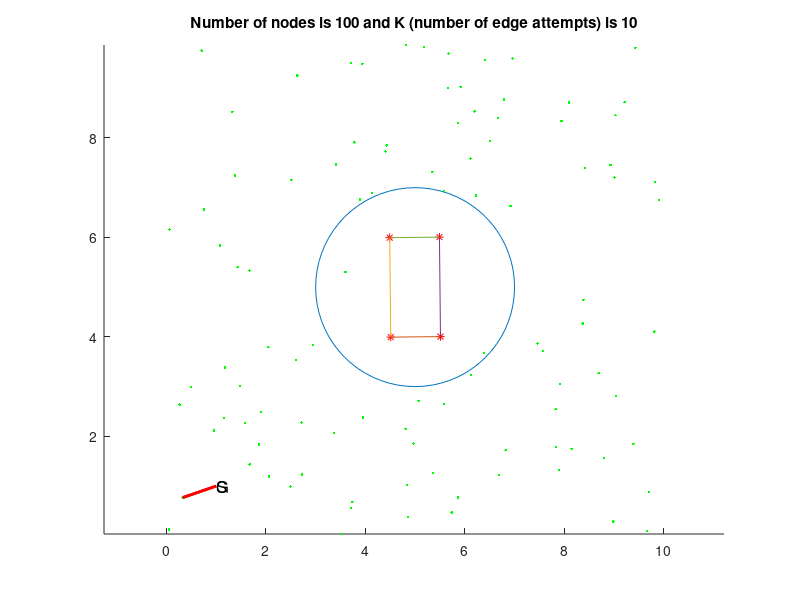

This figure's MATLAB source:
% Automatically generated by solvePlanningProblem using
% #nodes=100
% #edges per node10
% step size for collision check 0.1
% xMin=0
% xMax=10
% yMin=0
% yMax=10
% worldModel="problem1.txt"
% problem spec file "problem1.txt"

clf
hold on
plot(5 + 2*cos((0:5:360)/180*pi),5 + 2*sin((0:5:360)/180*pi))
plot(5.51003,4.00508,'*r')
plot(4.51008,3.99502,'*r')
plot(4.48997,5.99492,'*r')
plot(5.48992,6.00498,'*r')
plot([5.51003 4.51008],[4.00508,3.99502])
plot([4.48997 4.51008],[5.99492,3.99502])
plot([5.51003 5.48992],[4.00508,6.00498])
plot([4.48997 5.48992],[5.99492,6.00498])
plot(9.21156,8.71973,'.g')
plot(2.49545,0.990529,'.g')
plot(7.82725,2.54398,'.g')
plot(6.66796,8.40639,'.g')
plot(6.19614,8.53574,'.g')
plot(0.266117,2.63628,'.g')
plot(7.94302,8.33951,'.g')
plot(2.0635,1.18897,'.g')
plot(3.89223,6.76005,'.g')
plot(6.12859,3.23495,'.g')
plot(9.81104,4.10545,'.g')
plot(0.329075,0.768603,'.g')
plot(7.91474,3.05717,'.g')
plot(1.85767,1.83295,'.g')
plot(6.40802,9.56733,'.g')
plot(5.57726,6.93349,'.g')
plot(1.17769,3.38796,'.g')
plot(1.47873,3.01133,'.g')
plot(1.37783,7.24185,'.g')
plot(3.71575,0.557412,'.g')
plot(8.41539,7.40113,'.g')
plot(0.710404,9.75461,'.g')
plot(5.66603,9.00379,'.g')
plot(6.68181,1.22608,'.g')
plot(6.78698,8.77699,'.g')
plot(4.84209,1.01921,'.g')
plot(9.90342,6.75756,'.g')
plot(0.0586756,6.16048,'.g')
plot(1.07549,5.83503,'.g')
plot(9.42939,9.80941,'.g')
plot(6.81928,1.72298,'.g')
plot(8.14909,1.7488,'.g')
plot(2.04997,3.79209,'.g')
plot(3.6012,5.30454,'.g')
plot(3.40617,7.46825,'.g')
plot(8.79881,1.56102,'.g')
plot(6.11219,7.58866,'.g')
plot(2.60508,3.53668,'.g')
plot(0.952705,2.1135,'.g')
plot(1.58043,2.26517,'.g')
plot(0.756623,6.5601,'.g')
plot(5.6744,9.69772,'.g')
plot(9.66086,0.0987047,'.g')
plot(8.93006,7.4549,'.g')
plot(4.42838,7.85088,'.g')
plot(9.82074,7.10861,'.g')
plot(4.40398,7.72425,'.g')
plot(1.43187,5.40067,'.g')
plot(8.98377,0.284035,'.g')
plot(3.77806,7.90915,'.g')
plot(9.03007,8.45563,'.g')
plot(3.70735,9.51207,'.g')
plot(9.38965,1.84954,'.g')
plot(5.1764,9.82774,'.g')
plot(4.81227,9.86885,'.g')
plot(5.73871,0.466413,'.g')
plot(9.00798,7.20186,'.g')
plot(1.67379,1.43499,'.g')
plot(7.89619,1.3285,'.g')
plot(8.09476,8.71094,'.g')
plot(4.80943,2.15155,'.g')
plot(1.15978,2.37304,'.g')
plot(3.74015,0.683031,'.g')
plot(9.70434,0.880378,'.g')
plot(6.50609,7.93508,'.g')
plot(4.85514,0.379508,'.g')
plot(8.3831,4.74596,'.g')
plot(5.34761,7.31879,'.g')
plot(6.95839,9.59981,'.g')
plot(3.93999,9.49188,'.g')
plot(0.0523665,0.123668,'.g')
plot(6.37911,3.6762,'.g')
plot(5.85996,8.29949,'.g')
plot(1.89757,2.49159,'.g')
plot(6.22638,6.84583,'.g')
plot(7.83018,1.78828,'.g')
plot(5.58474,2.65417,'.g')
plot(8.69122,3.27027,'.g')
plot(3.36241,2.06596,'.g')
plot(2.62803,9.25467,'.g')
plot(2.7287,1.22836,'.g')
plot(5.06888,2.71391,'.g')
plot(2.71508,2.2745,'.g')
plot(7.5685,3.72157,'.g')
plot(8.37177,4.26849,'.g')
plot(0.498185,2.99169,'.g')
plot(1.32615,8.52472,'.g')
plot(4.96947,1.85647,'.g')
plot(1.67105,5.33509,'.g')
plot(6.91656,6.63101,'.g')
plot(7.46319,3.8694,'.g')
plot(2.94543,3.83733,'.g')
plot(3.95207,2.37485,'.g')
plot(4.1344,6.89093,'.g')
plot(5.86546,0.773212,'.g')
plot(5.36629,1.26233,'.g')
plot(5.91533,9.028,'.g')
plot(3.52591,0.0358488,'.g')
plot(2.51069,7.15887,'.g')
plot(9.04759,2.81109,'.g')
if 0
  plot([7.82725,2.49545] ,[2.54398, 0.990529], 'k')
  plot([6.66796,9.21156] ,[8.40639, 8.71973], 'k')
  plot([6.19614,6.66796] ,[8.53574, 8.40639], 'k')
  plot([6.19614,9.21156] ,[8.53574, 8.71973], 'k')
  plot([0.266117,2.49545] ,[2.63628, 0.990529], 'k')
  plot([0.266117,7.82725] ,[2.63628, 2.54398], 'k')
  plot([7.94302,6.66796] ,[8.33951, 8.40639], 'k')
  plot([7.94302,9.21156] ,[8.33951, 8.71973], 'k')
  plot([7.94302,6.19614] ,[8.33951, 8.53574], 'k')
  plot([2.0635,2.49545] ,[1.18897, 0.990529], 'k')
  plot([2.0635,0.266117] ,[1.18897, 2.63628], 'k')
  plot([2.0635,7.82725] ,[1.18897, 2.54398], 'k')
  plot([3.89223,6.19614] ,[6.76005, 8.53574], 'k')
  plot([3.89223,6.66796] ,[6.76005, 8.40639], 'k')
  plot([3.89223,7.94302] ,[6.76005, 8.33951], 'k')
  plot([3.89223,9.21156] ,[6.76005, 8.71973], 'k')
  plot([6.12859,7.82725] ,[3.23495, 2.54398], 'k')
  plot([6.12859,2.49545] ,[3.23495, 0.990529], 'k')
  plot([6.12859,2.0635] ,[3.23495, 1.18897], 'k')
  plot([6.12859,0.266117] ,[3.23495, 2.63628], 'k')
  plot([9.81104,7.82725] ,[4.10545, 2.54398], 'k')
  plot([9.81104,6.12859] ,[4.10545, 3.23495], 'k')
  plot([9.81104,2.49545] ,[4.10545, 0.990529], 'k')
  plot([9.81104,2.0635] ,[4.10545, 1.18897], 'k')
  plot([9.81104,0.266117] ,[4.10545, 2.63628], 'k')
  plot([0.329075,2.0635] ,[0.768603, 1.18897], 'k')
  plot([0.329075,0.266117] ,[0.768603, 2.63628], 'k')
  plot([0.329075,2.49545] ,[0.768603, 0.990529], 'k')
  plot([0.329075,6.12859] ,[0.768603, 3.23495], 'k')
  plot([0.329075,7.82725] ,[0.768603, 2.54398], 'k')
  plot([0.329075,9.81104] ,[0.768603, 4.10545], 'k')
  plot([7.91474,7.82725] ,[3.05717, 2.54398], 'k')
  plot([7.91474,6.12859] ,[3.05717, 3.23495], 'k')
  plot([7.91474,9.81104] ,[3.05717, 4.10545], 'k')
  plot([7.91474,2.49545] ,[3.05717, 0.990529], 'k')
  plot([7.91474,2.0635] ,[3.05717, 1.18897], 'k')
  plot([1.85767,2.0635] ,[1.83295, 1.18897], 'k')
  plot([1.85767,2.49545] ,[1.83295, 0.990529], 'k')
  plot([1.85767,0.266117] ,[1.83295, 2.63628], 'k')
  plot([1.85767,0.329075] ,[1.83295, 0.768603], 'k')
  plot([1.85767,6.12859] ,[1.83295, 3.23495], 'k')
  plot([1.85767,7.82725] ,[1.83295, 2.54398], 'k')
  plot([1.85767,7.91474] ,[1.83295, 3.05717], 'k')
  plot([6.40802,6.19614] ,[9.56733, 8.53574], 'k')
  plot([6.40802,6.66796] ,[9.56733, 8.40639], 'k')
  plot([6.40802,7.94302] ,[9.56733, 8.33951], 'k')
  plot([6.40802,9.21156] ,[9.56733, 8.71973], 'k')
  plot([6.40802,3.89223] ,[9.56733, 6.76005], 'k')
  plot([5.57726,3.89223] ,[6.93349, 6.76005], 'k')
  plot([5.57726,6.19614] ,[6.93349, 8.53574], 'k')
  plot([5.57726,6.66796] ,[6.93349, 8.40639], 'k')
  plot([5.57726,7.94302] ,[6.93349, 8.33951], 'k')
  plot([5.57726,6.40802] ,[6.93349, 9.56733], 'k')
  plot([5.57726,9.21156] ,[6.93349, 8.71973], 'k')
  plot([1.17769,0.266117] ,[3.38796, 2.63628], 'k')
  plot([1.17769,1.85767] ,[3.38796, 1.83295], 'k')
  plot([1.17769,2.0635] ,[3.38796, 1.18897], 'k')
  plot([1.17769,2.49545] ,[3.38796, 0.990529], 'k')
  plot([1.17769,0.329075] ,[3.38796, 0.768603], 'k')
  plot([1.17769,6.12859] ,[3.38796, 3.23495], 'k')
  plot([1.17769,7.82725] ,[3.38796, 2.54398], 'k')
  plot([1.17769,7.91474] ,[3.38796, 3.05717], 'k')
  plot([1.47873,1.17769] ,[3.01133, 3.38796], 'k')
  plot([1.47873,1.85767] ,[3.01133, 1.83295], 'k')
  plot([1.47873,0.266117] ,[3.01133, 2.63628], 'k')
  plot([1.47873,2.0635] ,[3.01133, 1.18897], 'k')
  plot([1.47873,2.49545] ,[3.01133, 0.990529], 'k')
  plot([1.47873,0.329075] ,[3.01133, 0.768603], 'k')
  plot([1.47873,6.12859] ,[3.01133, 3.23495], 'k')
  plot([1.47873,7.82725] ,[3.01133, 2.54398], 'k')
  plot([1.37783,3.89223] ,[7.24185, 6.76005], 'k')
  plot([1.37783,5.57726] ,[7.24185, 6.93349], 'k')
  plot([1.37783,6.19614] ,[7.24185, 8.53574], 'k')
  plot([1.37783,6.66796] ,[7.24185, 8.40639], 'k')
  plot([1.37783,6.40802] ,[7.24185, 9.56733], 'k')
  plot([3.71575,2.49545] ,[0.557412, 0.990529], 'k')
  plot([3.71575,2.0635] ,[0.557412, 1.18897], 'k')
  plot([3.71575,1.85767] ,[0.557412, 1.83295], 'k')
  plot([3.71575,1.47873] ,[0.557412, 3.01133], 'k')
  plot([3.71575,0.329075] ,[0.557412, 0.768603], 'k')
  plot([3.71575,6.12859] ,[0.557412, 3.23495], 'k')
  plot([3.71575,1.17769] ,[0.557412, 3.38796], 'k')
  plot([3.71575,0.266117] ,[0.557412, 2.63628], 'k')
  plot([3.71575,7.82725] ,[0.557412, 2.54398], 'k')
  plot([3.71575,7.91474] ,[0.557412, 3.05717], 'k')
  plot([8.41539,7.94302] ,[7.40113, 8.33951], 'k')
  plot([8.41539,9.21156] ,[7.40113, 8.71973], 'k')
  plot([8.41539,6.66796] ,[7.40113, 8.40639], 'k')
  plot([8.41539,6.19614] ,[7.40113, 8.53574], 'k')
  plot([8.41539,5.57726] ,[7.40113, 6.93349], 'k')
  plot([8.41539,6.40802] ,[7.40113, 9.56733], 'k')
  plot([8.41539,3.89223] ,[7.40113, 6.76005], 'k')
  plot([0.710404,1.37783] ,[9.75461, 7.24185], 'k')
  plot([0.710404,3.89223] ,[9.75461, 6.76005], 'k')
  plot([0.710404,6.19614] ,[9.75461, 8.53574], 'k')
  plot([0.710404,5.57726] ,[9.75461, 6.93349], 'k')
  plot([0.710404,6.40802] ,[9.75461, 9.56733], 'k')
  plot([0.710404,6.66796] ,[9.75461, 8.40639], 'k')
  plot([0.710404,7.94302] ,[9.75461, 8.33951], 'k')
  plot([5.66603,6.19614] ,[9.00379, 8.53574], 'k')
  plot([5.66603,6.40802] ,[9.00379, 9.56733], 'k')
  plot([5.66603,6.66796] ,[9.00379, 8.40639], 'k')
  plot([5.66603,5.57726] ,[9.00379, 6.93349], 'k')
  plot([5.66603,7.94302] ,[9.00379, 8.33951], 'k')
  plot([5.66603,3.89223] ,[9.00379, 6.76005], 'k')
  plot([5.66603,8.41539] ,[9.00379, 7.40113], 'k')
  plot([5.66603,9.21156] ,[9.00379, 8.71973], 'k')
  plot([5.66603,1.37783] ,[9.00379, 7.24185], 'k')
  plot([5.66603,0.710404] ,[9.00379, 9.75461], 'k')
  plot([6.68181,7.82725] ,[1.22608, 2.54398], 'k')
  plot([6.68181,6.12859] ,[1.22608, 3.23495], 'k')
  plot([6.68181,7.91474] ,[1.22608, 3.05717], 'k')
  plot([6.68181,3.71575] ,[1.22608, 0.557412], 'k')
  plot([6.68181,2.49545] ,[1.22608, 0.990529], 'k')
  plot([6.68181,9.81104] ,[1.22608, 4.10545], 'k')
  plot([6.68181,2.0635] ,[1.22608, 1.18897], 'k')
  plot([6.68181,1.85767] ,[1.22608, 1.83295], 'k')
  plot([6.68181,1.47873] ,[1.22608, 3.01133], 'k')
  plot([6.78698,6.66796] ,[8.77699, 8.40639], 'k')
  plot([6.78698,6.19614] ,[8.77699, 8.53574], 'k')
  plot([6.78698,6.40802] ,[8.77699, 9.56733], 'k')
  plot([6.78698,5.66603] ,[8.77699, 9.00379], 'k')
  plot([6.78698,7.94302] ,[8.77699, 8.33951], 'k')
  plot([6.78698,8.41539] ,[8.77699, 7.40113], 'k')
  plot([6.78698,5.57726] ,[8.77699, 6.93349], 'k')
  plot([6.78698,9.21156] ,[8.77699, 8.71973], 'k')
  plot([6.78698,3.89223] ,[8.77699, 6.76005], 'k')
  plot([4.84209,3.71575] ,[1.01921, 0.557412], 'k')
  plot([4.84209,6.68181] ,[1.01921, 1.22608], 'k')
  plot([4.84209,2.49545] ,[1.01921, 0.990529], 'k')
  plot([4.84209,6.12859] ,[1.01921, 3.23495], 'k')
  plot([4.84209,2.0635] ,[1.01921, 1.18897], 'k')
  plot([4.84209,1.85767] ,[1.01921, 1.83295], 'k')
  plot([4.84209,7.82725] ,[1.01921, 2.54398], 'k')
  plot([4.84209,7.91474] ,[1.01921, 3.05717], 'k')
  plot([4.84209,1.47873] ,[1.01921, 3.01133], 'k')
  plot([4.84209,1.17769] ,[1.01921, 3.38796], 'k')
  plot([9.90342,8.41539] ,[6.75756, 7.40113], 'k')
  plot([9.90342,9.21156] ,[6.75756, 8.71973], 'k')
  plot([9.90342,7.94302] ,[6.75756, 8.33951], 'k')
  plot([9.90342,6.66796] ,[6.75756, 8.40639], 'k')
  plot([9.90342,6.78698] ,[6.75756, 8.77699], 'k')
  plot([9.90342,6.19614] ,[6.75756, 8.53574], 'k')
  plot([9.90342,5.57726] ,[6.75756, 6.93349], 'k')
  plot([9.90342,6.40802] ,[6.75756, 9.56733], 'k')
  plot([0.0586756,1.37783] ,[6.16048, 7.24185], 'k')
  plot([0.0586756,0.710404] ,[6.16048, 9.75461], 'k')
  plot([0.0586756,3.89223] ,[6.16048, 6.76005], 'k')
  plot([0.0586756,5.57726] ,[6.16048, 6.93349], 'k')
  plot([1.07549,0.0586756] ,[5.83503, 6.16048], 'k')
  plot([1.07549,1.37783] ,[5.83503, 7.24185], 'k')
  plot([1.07549,3.89223] ,[5.83503, 6.76005], 'k')
  plot([1.07549,0.710404] ,[5.83503, 9.75461], 'k')
  plot([1.07549,5.57726] ,[5.83503, 6.93349], 'k')
  plot([9.42939,9.21156] ,[9.80941, 8.71973], 'k')
  plot([9.42939,7.94302] ,[9.80941, 8.33951], 'k')
  plot([9.42939,8.41539] ,[9.80941, 7.40113], 'k')
  plot([9.42939,6.78698] ,[9.80941, 8.77699], 'k')
  plot([9.42939,6.40802] ,[9.80941, 9.56733], 'k')
  plot([9.42939,9.90342] ,[9.80941, 6.75756], 'k')
  plot([9.42939,6.66796] ,[9.80941, 8.40639], 'k')
  plot([9.42939,6.19614] ,[9.80941, 8.53574], 'k')
  plot([9.42939,5.66603] ,[9.80941, 9.00379], 'k')
  plot([9.42939,5.57726] ,[9.80941, 6.93349], 'k')
  plot([6.81928,6.68181] ,[1.72298, 1.22608], 'k')
  plot([6.81928,7.82725] ,[1.72298, 2.54398], 'k')
  plot([6.81928,6.12859] ,[1.72298, 3.23495], 'k')
  plot([6.81928,7.91474] ,[1.72298, 3.05717], 'k')
  plot([6.81928,4.84209] ,[1.72298, 1.01921], 'k')
  plot([6.81928,3.71575] ,[1.72298, 0.557412], 'k')
  plot([6.81928,9.81104] ,[1.72298, 4.10545], 'k')
  plot([6.81928,2.49545] ,[1.72298, 0.990529], 'k')
  plot([6.81928,2.0635] ,[1.72298, 1.18897], 'k')
  plot([6.81928,1.85767] ,[1.72298, 1.83295], 'k')
  plot([8.14909,7.82725] ,[1.7488, 2.54398], 'k')
  plot([8.14909,7.91474] ,[1.7488, 3.05717], 'k')
  plot([8.14909,6.81928] ,[1.7488, 1.72298], 'k')
  plot([8.14909,6.68181] ,[1.7488, 1.22608], 'k')
  plot([8.14909,6.12859] ,[1.7488, 3.23495], 'k')
  plot([8.14909,9.81104] ,[1.7488, 4.10545], 'k')
  plot([8.14909,4.84209] ,[1.7488, 1.01921], 'k')
  plot([8.14909,3.71575] ,[1.7488, 0.557412], 'k')
  plot([2.04997,1.17769] ,[3.79209, 3.38796], 'k')
  plot([2.04997,1.47873] ,[3.79209, 3.01133], 'k')
  plot([2.04997,1.85767] ,[3.79209, 1.83295], 'k')
  plot([2.04997,0.266117] ,[3.79209, 2.63628], 'k')
  plot([2.04997,2.0635] ,[3.79209, 1.18897], 'k')
  plot([2.04997,2.49545] ,[3.79209, 0.990529], 'k')
  plot([2.04997,0.329075] ,[3.79209, 0.768603], 'k')
  plot([3.6012,3.89223] ,[5.30454, 6.76005], 'k')
  plot([3.6012,1.07549] ,[5.30454, 5.83503], 'k')
  plot([3.6012,1.37783] ,[5.30454, 7.24185], 'k')
  plot([3.6012,0.0586756] ,[5.30454, 6.16048], 'k')
  plot([3.40617,3.89223] ,[7.46825, 6.76005], 'k')
  plot([3.40617,1.37783] ,[7.46825, 7.24185], 'k')
  plot([3.40617,3.6012] ,[7.46825, 5.30454], 'k')
  plot([3.40617,5.57726] ,[7.46825, 6.93349], 'k')
  plot([3.40617,5.66603] ,[7.46825, 9.00379], 'k')
  plot([3.40617,1.07549] ,[7.46825, 5.83503], 'k')
  plot([3.40617,6.19614] ,[7.46825, 8.53574], 'k')
  plot([3.40617,6.66796] ,[7.46825, 8.40639], 'k')
  plot([3.40617,0.710404] ,[7.46825, 9.75461], 'k')
  plot([3.40617,0.0586756] ,[7.46825, 6.16048], 'k')
  plot([8.79881,8.14909] ,[1.56102, 1.7488], 'k')
  plot([8.79881,7.82725] ,[1.56102, 2.54398], 'k')
  plot([8.79881,7.91474] ,[1.56102, 3.05717], 'k')
  plot([8.79881,6.81928] ,[1.56102, 1.72298], 'k')
  plot([8.79881,6.68181] ,[1.56102, 1.22608], 'k')
  plot([8.79881,9.81104] ,[1.56102, 4.10545], 'k')
  plot([8.79881,6.12859] ,[1.56102, 3.23495], 'k')
  plot([8.79881,4.84209] ,[1.56102, 1.01921], 'k')
  plot([8.79881,3.71575] ,[1.56102, 0.557412], 'k')
  plot([6.11219,5.57726] ,[7.58866, 6.93349], 'k')
  plot([6.11219,6.19614] ,[7.58866, 8.53574], 'k')
  plot([6.11219,6.66796] ,[7.58866, 8.40639], 'k')
  plot([6.11219,6.78698] ,[7.58866, 8.77699], 'k')
  plot([6.11219,5.66603] ,[7.58866, 9.00379], 'k')
  plot([6.11219,7.94302] ,[7.58866, 8.33951], 'k')
  plot([6.11219,6.40802] ,[7.58866, 9.56733], 'k')
  plot([6.11219,8.41539] ,[7.58866, 7.40113], 'k')
  plot([6.11219,3.89223] ,[7.58866, 6.76005], 'k')
  plot([6.11219,3.40617] ,[7.58866, 7.46825], 'k')
  plot([2.60508,2.04997] ,[3.53668, 3.79209], 'k')
  plot([2.60508,1.47873] ,[3.53668, 3.01133], 'k')
  plot([2.60508,1.17769] ,[3.53668, 3.38796], 'k')
  plot([2.60508,1.85767] ,[3.53668, 1.83295], 'k')
  plot([2.60508,2.0635] ,[3.53668, 1.18897], 'k')
  plot([2.60508,0.266117] ,[3.53668, 2.63628], 'k')
  plot([2.60508,2.49545] ,[3.53668, 0.990529], 'k')
  plot([2.60508,3.71575] ,[3.53668, 0.557412], 'k')
  plot([0.952705,0.266117] ,[2.1135, 2.63628], 'k')
  plot([0.952705,1.85767] ,[2.1135, 1.83295], 'k')
  plot([0.952705,1.47873] ,[2.1135, 3.01133], 'k')
  plot([0.952705,1.17769] ,[2.1135, 3.38796], 'k')
  plot([0.952705,2.0635] ,[2.1135, 1.18897], 'k')
  plot([0.952705,0.329075] ,[2.1135, 0.768603], 'k')
  plot([0.952705,2.49545] ,[2.1135, 0.990529], 'k')
  plot([0.952705,2.04997] ,[2.1135, 3.79209], 'k')
  plot([0.952705,2.60508] ,[2.1135, 3.53668], 'k')
  plot([0.952705,3.71575] ,[2.1135, 0.557412], 'k')
  plot([1.58043,1.85767] ,[2.26517, 1.83295], 'k')
  plot([1.58043,0.952705] ,[2.26517, 2.1135], 'k')
  plot([1.58043,1.47873] ,[2.26517, 3.01133], 'k')
  plot([1.58043,2.0635] ,[2.26517, 1.18897], 'k')
  plot([1.58043,1.17769] ,[2.26517, 3.38796], 'k')
  plot([1.58043,0.266117] ,[2.26517, 2.63628], 'k')
  plot([1.58043,2.49545] ,[2.26517, 0.990529], 'k')
  plot([1.58043,2.04997] ,[2.26517, 3.79209], 'k')
  plot([1.58043,2.60508] ,[2.26517, 3.53668], 'k')
  plot([1.58043,0.329075] ,[2.26517, 0.768603], 'k')
  plot([0.756623,1.07549] ,[6.5601, 5.83503], 'k')
  plot([0.756623,0.0586756] ,[6.5601, 6.16048], 'k')
  plot([0.756623,1.37783] ,[6.5601, 7.24185], 'k')
  plot([0.756623,3.40617] ,[6.5601, 7.46825], 'k')
  plot([0.756623,3.6012] ,[6.5601, 5.30454], 'k')
  plot([0.756623,3.89223] ,[6.5601, 6.76005], 'k')
  plot([0.756623,0.710404] ,[6.5601, 9.75461], 'k')
  plot([5.6744,5.66603] ,[9.69772, 9.00379], 'k')
  plot([5.6744,6.40802] ,[9.69772, 9.56733], 'k')
  plot([5.6744,6.19614] ,[9.69772, 8.53574], 'k')
  plot([5.6744,6.78698] ,[9.69772, 8.77699], 'k')
  plot([5.6744,6.66796] ,[9.69772, 8.40639], 'k')
  plot([5.6744,6.11219] ,[9.69772, 7.58866], 'k')
  plot([5.6744,7.94302] ,[9.69772, 8.33951], 'k')
  plot([5.6744,5.57726] ,[9.69772, 6.93349], 'k')
  plot([5.6744,3.40617] ,[9.69772, 7.46825], 'k')
  plot([5.6744,3.89223] ,[9.69772, 6.76005], 'k')
  plot([9.66086,8.79881] ,[0.0987047, 1.56102], 'k')
  plot([9.66086,8.14909] ,[0.0987047, 1.7488], 'k')
  plot([9.66086,7.82725] ,[0.0987047, 2.54398], 'k')
  plot([9.66086,6.68181] ,[0.0987047, 1.22608], 'k')
  plot([9.66086,6.81928] ,[0.0987047, 1.72298], 'k')
  plot([9.66086,7.91474] ,[0.0987047, 3.05717], 'k')
  plot([9.66086,9.81104] ,[0.0987047, 4.10545], 'k')
  plot([9.66086,6.12859] ,[0.0987047, 3.23495], 'k')
  plot([9.66086,4.84209] ,[0.0987047, 1.01921], 'k')
  plot([9.66086,3.71575] ,[0.0987047, 0.557412], 'k')
  plot([8.93006,8.41539] ,[7.4549, 7.40113], 'k')
  plot([8.93006,9.90342] ,[7.4549, 6.75756], 'k')
  plot([8.93006,9.21156] ,[7.4549, 8.71973], 'k')
  plot([8.93006,7.94302] ,[7.4549, 8.33951], 'k')
  plot([8.93006,9.42939] ,[7.4549, 9.80941], 'k')
  plot([8.93006,6.66796] ,[7.4549, 8.40639], 'k')
  plot([8.93006,6.78698] ,[7.4549, 8.77699], 'k')
  plot([8.93006,6.11219] ,[7.4549, 7.58866], 'k')
  plot([8.93006,6.19614] ,[7.4549, 8.53574], 'k')
  plot([8.93006,6.40802] ,[7.4549, 9.56733], 'k')
  plot([4.42838,3.40617] ,[7.85088, 7.46825], 'k')
  plot([4.42838,3.89223] ,[7.85088, 6.76005], 'k')
  plot([4.42838,5.57726] ,[7.85088, 6.93349], 'k')
  plot([4.42838,5.66603] ,[7.85088, 9.00379], 'k')
  plot([4.42838,6.11219] ,[7.85088, 7.58866], 'k')
  plot([4.42838,6.19614] ,[7.85088, 8.53574], 'k')
  plot([4.42838,5.6744] ,[7.85088, 9.69772], 'k')
  plot([4.42838,6.66796] ,[7.85088, 8.40639], 'k')
  plot([4.42838,6.78698] ,[7.85088, 8.77699], 'k')
  plot([4.42838,6.40802] ,[7.85088, 9.56733], 'k')
  plot([9.82074,9.90342] ,[7.10861, 6.75756], 'k')
  plot([9.82074,8.93006] ,[7.10861, 7.4549], 'k')
  plot([9.82074,8.41539] ,[7.10861, 7.40113], 'k')
  plot([9.82074,9.21156] ,[7.10861, 8.71973], 'k')
  plot([9.82074,7.94302] ,[7.10861, 8.33951], 'k')
  plot([9.82074,9.42939] ,[7.10861, 9.80941], 'k')
  plot([9.82074,6.66796] ,[7.10861, 8.40639], 'k')
  plot([9.82074,6.78698] ,[7.10861, 8.77699], 'k')
  plot([9.82074,6.11219] ,[7.10861, 7.58866], 'k')
  plot([4.40398,4.42838] ,[7.72425, 7.85088], 'k')
  plot([4.40398,3.40617] ,[7.72425, 7.46825], 'k')
  plot([4.40398,3.89223] ,[7.72425, 6.76005], 'k')
  plot([4.40398,5.57726] ,[7.72425, 6.93349], 'k')
  plot([4.40398,6.11219] ,[7.72425, 7.58866], 'k')
  plot([4.40398,5.66603] ,[7.72425, 9.00379], 'k')
  plot([4.40398,6.19614] ,[7.72425, 8.53574], 'k')
  plot([4.40398,5.6744] ,[7.72425, 9.69772], 'k')
  plot([4.40398,6.66796] ,[7.72425, 8.40639], 'k')
  plot([4.40398,3.6012] ,[7.72425, 5.30454], 'k')
  plot([1.43187,1.07549] ,[5.40067, 5.83503], 'k')
  plot([1.43187,0.756623] ,[5.40067, 6.5601], 'k')
  plot([1.43187,0.0586756] ,[5.40067, 6.16048], 'k')
  plot([1.43187,1.37783] ,[5.40067, 7.24185], 'k')
  plot([1.43187,3.6012] ,[5.40067, 5.30454], 'k')
  plot([1.43187,3.89223] ,[5.40067, 6.76005], 'k')
  plot([8.98377,9.66086] ,[0.284035, 0.0987047], 'k')
  plot([8.98377,8.79881] ,[0.284035, 1.56102], 'k')
  plot([8.98377,8.14909] ,[0.284035, 1.7488], 'k')
  plot([8.98377,6.68181] ,[0.284035, 1.22608], 'k')
  plot([8.98377,7.82725] ,[0.284035, 2.54398], 'k')
  plot([8.98377,6.81928] ,[0.284035, 1.72298], 'k')
  plot([8.98377,7.91474] ,[0.284035, 3.05717], 'k')
  plot([8.98377,9.81104] ,[0.284035, 4.10545], 'k')
  plot([8.98377,6.12859] ,[0.284035, 3.23495], 'k')
  plot([8.98377,4.84209] ,[0.284035, 1.01921], 'k')
  plot([3.77806,3.40617] ,[7.90915, 7.46825], 'k')
  plot([3.77806,4.40398] ,[7.90915, 7.72425], 'k')
  plot([3.77806,4.42838] ,[7.90915, 7.85088], 'k')
  plot([3.77806,3.89223] ,[7.90915, 6.76005], 'k')
  plot([3.77806,5.57726] ,[7.90915, 6.93349], 'k')
  plot([3.77806,5.66603] ,[7.90915, 9.00379], 'k')
  plot([3.77806,6.11219] ,[7.90915, 7.58866], 'k')
  plot([3.77806,1.37783] ,[7.90915, 7.24185], 'k')
  plot([3.77806,6.19614] ,[7.90915, 8.53574], 'k')
  plot([3.77806,5.6744] ,[7.90915, 9.69772], 'k')
  plot([9.03007,9.21156] ,[8.45563, 8.71973], 'k')
  plot([9.03007,8.93006] ,[8.45563, 7.4549], 'k')
  plot([9.03007,7.94302] ,[8.45563, 8.33951], 'k')
  plot([9.03007,8.41539] ,[8.45563, 7.40113], 'k')
  plot([9.03007,9.42939] ,[8.45563, 9.80941], 'k')
  plot([9.03007,9.82074] ,[8.45563, 7.10861], 'k')
  plot([9.03007,9.90342] ,[8.45563, 6.75756], 'k')
  plot([9.03007,6.78698] ,[8.45563, 8.77699], 'k')
  plot([9.03007,6.66796] ,[8.45563, 8.40639], 'k')
  plot([9.03007,6.19614] ,[8.45563, 8.53574], 'k')
  plot([3.70735,3.77806] ,[9.51207, 7.90915], 'k')
  plot([3.70735,4.42838] ,[9.51207, 7.85088], 'k')
  plot([3.70735,4.40398] ,[9.51207, 7.72425], 'k')
  plot([3.70735,5.6744] ,[9.51207, 9.69772], 'k')
  plot([3.70735,5.66603] ,[9.51207, 9.00379], 'k')
  plot([3.70735,3.40617] ,[9.51207, 7.46825], 'k')
  plot([3.70735,6.19614] ,[9.51207, 8.53574], 'k')
  plot([3.70735,6.40802] ,[9.51207, 9.56733], 'k')
  plot([3.70735,3.89223] ,[9.51207, 6.76005], 'k')
  plot([3.70735,0.710404] ,[9.51207, 9.75461], 'k')
  plot([9.38965,8.79881] ,[1.84954, 1.56102], 'k')
  plot([9.38965,8.14909] ,[1.84954, 1.7488], 'k')
  plot([9.38965,8.98377] ,[1.84954, 0.284035], 'k')
  plot([9.38965,7.82725] ,[1.84954, 2.54398], 'k')
  plot([9.38965,9.66086] ,[1.84954, 0.0987047], 'k')
  plot([9.38965,7.91474] ,[1.84954, 3.05717], 'k')
  plot([9.38965,9.81104] ,[1.84954, 4.10545], 'k')
  plot([9.38965,6.81928] ,[1.84954, 1.72298], 'k')
  plot([9.38965,6.68181] ,[1.84954, 1.22608], 'k')
  plot([9.38965,6.12859] ,[1.84954, 3.23495], 'k')
  plot([5.1764,5.6744] ,[9.82774, 9.69772], 'k')
  plot([5.1764,5.66603] ,[9.82774, 9.00379], 'k')
  plot([5.1764,6.40802] ,[9.82774, 9.56733], 'k')
  plot([5.1764,3.70735] ,[9.82774, 9.51207], 'k')
  plot([5.1764,6.19614] ,[9.82774, 8.53574], 'k')
  plot([5.1764,6.78698] ,[9.82774, 8.77699], 'k')
  plot([5.1764,6.66796] ,[9.82774, 8.40639], 'k')
  plot([5.1764,4.42838] ,[9.82774, 7.85088], 'k')
  plot([5.1764,4.40398] ,[9.82774, 7.72425], 'k')
  plot([5.1764,3.77806] ,[9.82774, 7.90915], 'k')
  plot([4.81227,5.1764] ,[9.86885, 9.82774], 'k')
  plot([4.81227,5.6744] ,[9.86885, 9.69772], 'k')
  plot([4.81227,3.70735] ,[9.86885, 9.51207], 'k')
  plot([4.81227,5.66603] ,[9.86885, 9.00379], 'k')
  plot([4.81227,6.40802] ,[9.86885, 9.56733], 'k')
  plot([4.81227,6.19614] ,[9.86885, 8.53574], 'k')
  plot([4.81227,4.42838] ,[9.86885, 7.85088], 'k')
  plot([4.81227,4.40398] ,[9.86885, 7.72425], 'k')
  plot([4.81227,3.77806] ,[9.86885, 7.90915], 'k')
  plot([4.81227,6.78698] ,[9.86885, 8.77699], 'k')
  plot([5.73871,4.84209] ,[0.466413, 1.01921], 'k')
  plot([5.73871,6.68181] ,[0.466413, 1.22608], 'k')
  plot([5.73871,6.81928] ,[0.466413, 1.72298], 'k')
  plot([5.73871,3.71575] ,[0.466413, 0.557412], 'k')
  plot([5.73871,8.14909] ,[0.466413, 1.7488], 'k')
  plot([5.73871,6.12859] ,[0.466413, 3.23495], 'k')
  plot([5.73871,7.82725] ,[0.466413, 2.54398], 'k')
  plot([5.73871,8.79881] ,[0.466413, 1.56102], 'k')
  plot([5.73871,8.98377] ,[0.466413, 0.284035], 'k')
  plot([5.73871,2.49545] ,[0.466413, 0.990529], 'k')
  plot([9.00798,8.93006] ,[7.20186, 7.4549], 'k')
  plot([9.00798,8.41539] ,[7.20186, 7.40113], 'k')
  plot([9.00798,9.82074] ,[7.20186, 7.10861], 'k')
  plot([9.00798,9.90342] ,[7.20186, 6.75756], 'k')
  plot([9.00798,9.03007] ,[7.20186, 8.45563], 'k')
  plot([9.00798,9.21156] ,[7.20186, 8.71973], 'k')
  plot([9.00798,7.94302] ,[7.20186, 8.33951], 'k')
  plot([9.00798,6.66796] ,[7.20186, 8.40639], 'k')
  plot([9.00798,9.42939] ,[7.20186, 9.80941], 'k')
  plot([9.00798,6.78698] ,[7.20186, 8.77699], 'k')
  plot([1.67379,1.85767] ,[1.43499, 1.83295], 'k')
  plot([1.67379,2.0635] ,[1.43499, 1.18897], 'k')
  plot([1.67379,1.58043] ,[1.43499, 2.26517], 'k')
  plot([1.67379,2.49545] ,[1.43499, 0.990529], 'k')
  plot([1.67379,0.952705] ,[1.43499, 2.1135], 'k')
  plot([1.67379,0.329075] ,[1.43499, 0.768603], 'k')
  plot([1.67379,1.47873] ,[1.43499, 3.01133], 'k')
  plot([1.67379,0.266117] ,[1.43499, 2.63628], 'k')
  plot([1.67379,1.17769] ,[1.43499, 3.38796], 'k')
  plot([1.67379,3.71575] ,[1.43499, 0.557412], 'k')
  plot([7.89619,8.14909] ,[1.3285, 1.7488], 'k')
  plot([7.89619,8.79881] ,[1.3285, 1.56102], 'k')
  plot([7.89619,6.81928] ,[1.3285, 1.72298], 'k')
  plot([7.89619,7.82725] ,[1.3285, 2.54398], 'k')
  plot([7.89619,6.68181] ,[1.3285, 1.22608], 'k')
  plot([7.89619,8.98377] ,[1.3285, 0.284035], 'k')
  plot([7.89619,9.38965] ,[1.3285, 1.84954], 'k')
  plot([7.89619,7.91474] ,[1.3285, 3.05717], 'k')
  plot([7.89619,9.66086] ,[1.3285, 0.0987047], 'k')
  plot([7.89619,5.73871] ,[1.3285, 0.466413], 'k')
  plot([8.09476,7.94302] ,[8.71094, 8.33951], 'k')
  plot([8.09476,9.03007] ,[8.71094, 8.45563], 'k')
  plot([8.09476,9.21156] ,[8.71094, 8.71973], 'k')
  plot([8.09476,6.78698] ,[8.71094, 8.77699], 'k')
  plot([8.09476,8.41539] ,[8.71094, 7.40113], 'k')
  plot([8.09476,6.66796] ,[8.71094, 8.40639], 'k')
  plot([8.09476,8.93006] ,[8.71094, 7.4549], 'k')
  plot([8.09476,9.42939] ,[8.71094, 9.80941], 'k')
  plot([8.09476,9.00798] ,[8.71094, 7.20186], 'k')
  plot([8.09476,6.40802] ,[8.71094, 9.56733], 'k')
  plot([4.80943,4.84209] ,[2.15155, 1.01921], 'k')
  plot([4.80943,6.12859] ,[2.15155, 3.23495], 'k')
  plot([4.80943,5.73871] ,[2.15155, 0.466413], 'k')
  plot([4.80943,3.71575] ,[2.15155, 0.557412], 'k')
  plot([4.80943,6.81928] ,[2.15155, 1.72298], 'k')
  plot([4.80943,6.68181] ,[2.15155, 1.22608], 'k')
  plot([4.80943,2.49545] ,[2.15155, 0.990529], 'k')
  plot([4.80943,2.60508] ,[2.15155, 3.53668], 'k')
  plot([4.80943,2.0635] ,[2.15155, 1.18897], 'k')
  plot([4.80943,1.85767] ,[2.15155, 1.83295], 'k')
  plot([1.15978,0.952705] ,[2.37304, 2.1135], 'k')
  plot([1.15978,1.58043] ,[2.37304, 2.26517], 'k')
  plot([1.15978,1.47873] ,[2.37304, 3.01133], 'k')
  plot([1.15978,1.85767] ,[2.37304, 1.83295], 'k')
  plot([1.15978,0.266117] ,[2.37304, 2.63628], 'k')
  plot([1.15978,1.17769] ,[2.37304, 3.38796], 'k')
  plot([1.15978,1.67379] ,[2.37304, 1.43499], 'k')
  plot([1.15978,2.0635] ,[2.37304, 1.18897], 'k')
  plot([1.15978,2.04997] ,[2.37304, 3.79209], 'k')
  plot([1.15978,0.329075] ,[2.37304, 0.768603], 'k')
  plot([3.74015,3.71575] ,[0.683031, 0.557412], 'k')
  plot([3.74015,4.84209] ,[0.683031, 1.01921], 'k')
  plot([3.74015,2.49545] ,[0.683031, 0.990529], 'k')
  plot([3.74015,2.0635] ,[0.683031, 1.18897], 'k')
  plot([3.74015,4.80943] ,[0.683031, 2.15155], 'k')
  plot([3.74015,5.73871] ,[0.683031, 0.466413], 'k')
  plot([3.74015,1.67379] ,[0.683031, 1.43499], 'k')
  plot([3.74015,1.85767] ,[0.683031, 1.83295], 'k')
  plot([3.74015,1.58043] ,[0.683031, 2.26517], 'k')
  plot([3.74015,6.68181] ,[0.683031, 1.22608], 'k')
  plot([9.70434,9.66086] ,[0.880378, 0.0987047], 'k')
  plot([9.70434,8.98377] ,[0.880378, 0.284035], 'k')
  plot([9.70434,9.38965] ,[0.880378, 1.84954], 'k')
  plot([9.70434,8.79881] ,[0.880378, 1.56102], 'k')
  plot([9.70434,8.14909] ,[0.880378, 1.7488], 'k')
  plot([9.70434,7.89619] ,[0.880378, 1.3285], 'k')
  plot([9.70434,7.82725] ,[0.880378, 2.54398], 'k')
  plot([9.70434,7.91474] ,[0.880378, 3.05717], 'k')
  plot([9.70434,6.81928] ,[0.880378, 1.72298], 'k')
  plot([9.70434,6.68181] ,[0.880378, 1.22608], 'k')
  plot([6.50609,6.66796] ,[7.93508, 8.40639], 'k')
  plot([6.50609,6.11219] ,[7.93508, 7.58866], 'k')
  plot([6.50609,6.19614] ,[7.93508, 8.53574], 'k')
  plot([6.50609,6.78698] ,[7.93508, 8.77699], 'k')
  plot([6.50609,5.66603] ,[7.93508, 9.00379], 'k')
  plot([6.50609,5.57726] ,[7.93508, 6.93349], 'k')
  plot([6.50609,7.94302] ,[7.93508, 8.33951], 'k')
  plot([6.50609,6.40802] ,[7.93508, 9.56733], 'k')
  plot([6.50609,8.09476] ,[7.93508, 8.71094], 'k')
  plot([6.50609,5.6744] ,[7.93508, 9.69772], 'k')
  plot([4.85514,4.84209] ,[0.379508, 1.01921], 'k')
  plot([4.85514,5.73871] ,[0.379508, 0.466413], 'k')
  plot([4.85514,3.71575] ,[0.379508, 0.557412], 'k')
  plot([4.85514,3.74015] ,[0.379508, 0.683031], 'k')
  plot([4.85514,4.80943] ,[0.379508, 2.15155], 'k')
  plot([4.85514,6.68181] ,[0.379508, 1.22608], 'k')
  plot([4.85514,6.81928] ,[0.379508, 1.72298], 'k')
  plot([4.85514,2.49545] ,[0.379508, 0.990529], 'k')
  plot([4.85514,2.0635] ,[0.379508, 1.18897], 'k')
  plot([4.85514,6.12859] ,[0.379508, 3.23495], 'k')
  plot([8.3831,9.81104] ,[4.74596, 4.10545], 'k')
  plot([8.3831,7.91474] ,[4.74596, 3.05717], 'k')
  plot([8.3831,7.82725] ,[4.74596, 2.54398], 'k')
  plot([8.3831,6.12859] ,[4.74596, 3.23495], 'k')
  plot([8.3831,8.14909] ,[4.74596, 1.7488], 'k')
  plot([5.34761,5.57726] ,[7.31879, 6.93349], 'k')
  plot([5.34761,6.11219] ,[7.31879, 7.58866], 'k')
  plot([5.34761,4.40398] ,[7.31879, 7.72425], 'k')
  plot([5.34761,4.42838] ,[7.31879, 7.85088], 'k')
  plot([5.34761,6.50609] ,[7.31879, 7.93508], 'k')
  plot([5.34761,6.19614] ,[7.31879, 8.53574], 'k')
  plot([5.34761,3.89223] ,[7.31879, 6.76005], 'k')
  plot([5.34761,3.77806] ,[7.31879, 7.90915], 'k')
  plot([5.34761,6.66796] ,[7.31879, 8.40639], 'k')
  plot([5.34761,5.66603] ,[7.31879, 9.00379], 'k')
  plot([6.95839,6.40802] ,[9.59981, 9.56733], 'k')
  plot([6.95839,6.78698] ,[9.59981, 8.77699], 'k')
  plot([6.95839,6.66796] ,[9.59981, 8.40639], 'k')
  plot([6.95839,5.6744] ,[9.59981, 9.69772], 'k')
  plot([6.95839,6.19614] ,[9.59981, 8.53574], 'k')
  plot([6.95839,5.66603] ,[9.59981, 9.00379], 'k')
  plot([6.95839,8.09476] ,[9.59981, 8.71094], 'k')
  plot([6.95839,7.94302] ,[9.59981, 8.33951], 'k')
  plot([6.95839,6.50609] ,[9.59981, 7.93508], 'k')
  plot([6.95839,5.1764] ,[9.59981, 9.82774], 'k')
  plot([3.93999,3.70735] ,[9.49188, 9.51207], 'k')
  plot([3.93999,4.81227] ,[9.49188, 9.86885], 'k')
  plot([3.93999,5.1764] ,[9.49188, 9.82774], 'k')
  plot([3.93999,3.77806] ,[9.49188, 7.90915], 'k')
  plot([3.93999,4.42838] ,[9.49188, 7.85088], 'k')
  plot([3.93999,5.6744] ,[9.49188, 9.69772], 'k')
  plot([3.93999,5.66603] ,[9.49188, 9.00379], 'k')
  plot([3.93999,4.40398] ,[9.49188, 7.72425], 'k')
  plot([3.93999,3.40617] ,[9.49188, 7.46825], 'k')
  plot([3.93999,6.19614] ,[9.49188, 8.53574], 'k')
  plot([0.0523665,0.329075] ,[0.123668, 0.768603], 'k')
  plot([0.0523665,1.67379] ,[0.123668, 1.43499], 'k')
  plot([0.0523665,0.952705] ,[0.123668, 2.1135], 'k')
  plot([0.0523665,2.0635] ,[0.123668, 1.18897], 'k')
  plot([0.0523665,1.85767] ,[0.123668, 1.83295], 'k')
  plot([0.0523665,1.15978] ,[0.123668, 2.37304], 'k')
  plot([0.0523665,0.266117] ,[0.123668, 2.63628], 'k')
  plot([0.0523665,2.49545] ,[0.123668, 0.990529], 'k')
  plot([0.0523665,1.58043] ,[0.123668, 2.26517], 'k')
  plot([0.0523665,1.47873] ,[0.123668, 3.01133], 'k')
  plot([6.37911,6.12859] ,[3.6762, 3.23495], 'k')
  plot([6.37911,7.91474] ,[3.6762, 3.05717], 'k')
  plot([6.37911,7.82725] ,[3.6762, 2.54398], 'k')
  plot([6.37911,6.81928] ,[3.6762, 1.72298], 'k')
  plot([6.37911,4.80943] ,[3.6762, 2.15155], 'k')
  plot([6.37911,8.3831] ,[3.6762, 4.74596], 'k')
  plot([6.37911,6.68181] ,[3.6762, 1.22608], 'k')
  plot([6.37911,8.14909] ,[3.6762, 1.7488], 'k')
  plot([6.37911,7.89619] ,[3.6762, 1.3285], 'k')
  plot([6.37911,4.84209] ,[3.6762, 1.01921], 'k')
  plot([5.85996,6.19614] ,[8.29949, 8.53574], 'k')
  plot([5.85996,5.66603] ,[8.29949, 9.00379], 'k')
  plot([5.85996,6.50609] ,[8.29949, 7.93508], 'k')
  plot([5.85996,6.11219] ,[8.29949, 7.58866], 'k')
  plot([5.85996,6.66796] ,[8.29949, 8.40639], 'k')
  plot([5.85996,6.78698] ,[8.29949, 8.77699], 'k')
  plot([5.85996,5.34761] ,[8.29949, 7.31879], 'k')
  plot([5.85996,6.40802] ,[8.29949, 9.56733], 'k')
  plot([5.85996,5.57726] ,[8.29949, 6.93349], 'k')
  plot([5.85996,5.6744] ,[8.29949, 9.69772], 'k')
  plot([1.89757,1.58043] ,[2.49159, 2.26517], 'k')
  plot([1.89757,1.85767] ,[2.49159, 1.83295], 'k')
  plot([1.89757,1.47873] ,[2.49159, 3.01133], 'k')
  plot([1.89757,1.15978] ,[2.49159, 2.37304], 'k')
  plot([1.89757,0.952705] ,[2.49159, 2.1135], 'k')
  plot([1.89757,1.67379] ,[2.49159, 1.43499], 'k')
  plot([1.89757,1.17769] ,[2.49159, 3.38796], 'k')
  plot([1.89757,2.60508] ,[2.49159, 3.53668], 'k')
  plot([1.89757,2.04997] ,[2.49159, 3.79209], 'k')
  plot([1.89757,2.0635] ,[2.49159, 1.18897], 'k')
  plot([6.22638,5.57726] ,[6.84583, 6.93349], 'k')
  plot([6.22638,6.11219] ,[6.84583, 7.58866], 'k')
  plot([6.22638,5.34761] ,[6.84583, 7.31879], 'k')
  plot([6.22638,6.50609] ,[6.84583, 7.93508], 'k')
  plot([6.22638,5.85996] ,[6.84583, 8.29949], 'k')
  plot([6.22638,6.66796] ,[6.84583, 8.40639], 'k')
  plot([6.22638,6.19614] ,[6.84583, 8.53574], 'k')
  plot([6.22638,6.78698] ,[6.84583, 8.77699], 'k')
  plot([6.22638,4.40398] ,[6.84583, 7.72425], 'k')
  plot([6.22638,4.42838] ,[6.84583, 7.85088], 'k')
  plot([7.83018,8.14909] ,[1.78828, 1.7488], 'k')
  plot([7.83018,7.89619] ,[1.78828, 1.3285], 'k')
  plot([7.83018,7.82725] ,[1.78828, 2.54398], 'k')
  plot([7.83018,8.79881] ,[1.78828, 1.56102], 'k')
  plot([7.83018,6.81928] ,[1.78828, 1.72298], 'k')
  plot([7.83018,7.91474] ,[1.78828, 3.05717], 'k')
  plot([7.83018,6.68181] ,[1.78828, 1.22608], 'k')
  plot([7.83018,9.38965] ,[1.78828, 1.84954], 'k')
  plot([7.83018,8.98377] ,[1.78828, 0.284035], 'k')
  plot([7.83018,9.70434] ,[1.78828, 0.880378], 'k')
  plot([5.58474,6.12859] ,[2.65417, 3.23495], 'k')
  plot([5.58474,4.80943] ,[2.65417, 2.15155], 'k')
  plot([5.58474,6.37911] ,[2.65417, 3.6762], 'k')
  plot([5.58474,6.81928] ,[2.65417, 1.72298], 'k')
  plot([5.58474,4.84209] ,[2.65417, 1.01921], 'k')
  plot([5.58474,6.68181] ,[2.65417, 1.22608], 'k')
  plot([5.58474,5.73871] ,[2.65417, 0.466413], 'k')
  plot([5.58474,7.82725] ,[2.65417, 2.54398], 'k')
  plot([5.58474,7.91474] ,[2.65417, 3.05717], 'k')
  plot([5.58474,4.85514] ,[2.65417, 0.379508], 'k')
  plot([8.69122,7.91474] ,[3.27027, 3.05717], 'k')
  plot([8.69122,7.82725] ,[3.27027, 2.54398], 'k')
  plot([8.69122,9.81104] ,[3.27027, 4.10545], 'k')
  plot([8.69122,8.3831] ,[3.27027, 4.74596], 'k')
  plot([8.69122,9.38965] ,[3.27027, 1.84954], 'k')
  plot([8.69122,8.14909] ,[3.27027, 1.7488], 'k')
  plot([8.69122,8.79881] ,[3.27027, 1.56102], 'k')
  plot([8.69122,7.83018] ,[3.27027, 1.78828], 'k')
  plot([8.69122,7.89619] ,[3.27027, 1.3285], 'k')
  plot([8.69122,6.37911] ,[3.27027, 3.6762], 'k')
  plot([3.36241,2.49545] ,[2.06596, 0.990529], 'k')
  plot([3.36241,3.74015] ,[2.06596, 0.683031], 'k')
  plot([3.36241,4.80943] ,[2.06596, 2.15155], 'k')
  plot([3.36241,1.85767] ,[2.06596, 1.83295], 'k')
  plot([3.36241,1.89757] ,[2.06596, 2.49159], 'k')
  plot([3.36241,3.71575] ,[2.06596, 0.557412], 'k')
  plot([3.36241,2.0635] ,[2.06596, 1.18897], 'k')
  plot([3.36241,2.60508] ,[2.06596, 3.53668], 'k')
  plot([3.36241,1.58043] ,[2.06596, 2.26517], 'k')
  plot([3.36241,1.67379] ,[2.06596, 1.43499], 'k')
  plot([2.62803,3.70735] ,[9.25467, 9.51207], 'k')
  plot([2.62803,3.93999] ,[9.25467, 9.49188], 'k')
  plot([2.62803,3.77806] ,[9.25467, 7.90915], 'k')
  plot([2.62803,3.40617] ,[9.25467, 7.46825], 'k')
  plot([2.62803,0.710404] ,[9.25467, 9.75461], 'k')
  plot([2.62803,4.81227] ,[9.25467, 9.86885], 'k')
  plot([2.62803,4.42838] ,[9.25467, 7.85088], 'k')
  plot([2.62803,4.40398] ,[9.25467, 7.72425], 'k')
  plot([2.62803,1.37783] ,[9.25467, 7.24185], 'k')
  plot([2.62803,5.1764] ,[9.25467, 9.82774], 'k')
  plot([2.7287,2.49545] ,[1.22836, 0.990529], 'k')
  plot([2.7287,2.0635] ,[1.22836, 1.18897], 'k')
  plot([2.7287,3.36241] ,[1.22836, 2.06596], 'k')
  plot([2.7287,1.85767] ,[1.22836, 1.83295], 'k')
  plot([2.7287,1.67379] ,[1.22836, 1.43499], 'k')
  plot([2.7287,3.74015] ,[1.22836, 0.683031], 'k')
  plot([2.7287,3.71575] ,[1.22836, 0.557412], 'k')
  plot([2.7287,1.89757] ,[1.22836, 2.49159], 'k')
  plot([2.7287,1.58043] ,[1.22836, 2.26517], 'k')
  plot([2.7287,1.15978] ,[1.22836, 2.37304], 'k')
  plot([5.06888,5.58474] ,[2.71391, 2.65417], 'k')
  plot([5.06888,4.80943] ,[2.71391, 2.15155], 'k')
  plot([5.06888,6.12859] ,[2.71391, 3.23495], 'k')
  plot([5.06888,6.37911] ,[2.71391, 3.6762], 'k')
  plot([5.06888,4.84209] ,[2.71391, 1.01921], 'k')
  plot([5.06888,3.36241] ,[2.71391, 2.06596], 'k')
  plot([5.06888,6.81928] ,[2.71391, 1.72298], 'k')
  plot([5.06888,6.68181] ,[2.71391, 1.22608], 'k')
  plot([5.06888,4.85514] ,[2.71391, 0.379508], 'k')
  plot([5.06888,5.73871] ,[2.71391, 0.466413], 'k')
  plot([2.71508,3.36241] ,[2.2745, 2.06596], 'k')
  plot([2.71508,1.89757] ,[2.2745, 2.49159], 'k')
  plot([2.71508,1.85767] ,[2.2745, 1.83295], 'k')
  plot([2.71508,2.7287] ,[2.2745, 1.22836], 'k')
  plot([2.71508,1.58043] ,[2.2745, 2.26517], 'k')
  plot([2.71508,2.0635] ,[2.2745, 1.18897], 'k')
  plot([2.71508,2.60508] ,[2.2745, 3.53668], 'k')
  plot([2.71508,2.49545] ,[2.2745, 0.990529], 'k')
  plot([2.71508,1.67379] ,[2.2745, 1.43499], 'k')
  plot([2.71508,1.47873] ,[2.2745, 3.01133], 'k')
  plot([7.5685,7.91474] ,[3.72157, 3.05717], 'k')
  plot([7.5685,6.37911] ,[3.72157, 3.6762], 'k')
  plot([7.5685,7.82725] ,[3.72157, 2.54398], 'k')
  plot([7.5685,8.69122] ,[3.72157, 3.27027], 'k')
  plot([7.5685,8.3831] ,[3.72157, 4.74596], 'k')
  plot([7.5685,6.12859] ,[3.72157, 3.23495], 'k')
  plot([7.5685,7.83018] ,[3.72157, 1.78828], 'k')
  plot([7.5685,8.14909] ,[3.72157, 1.7488], 'k')
  plot([7.5685,6.81928] ,[3.72157, 1.72298], 'k')
  plot([7.5685,5.58474] ,[3.72157, 2.65417], 'k')
  plot([8.37177,8.3831] ,[4.26849, 4.74596], 'k')
  plot([8.37177,7.5685] ,[4.26849, 3.72157], 'k')
  plot([8.37177,8.69122] ,[4.26849, 3.27027], 'k')
  plot([8.37177,7.91474] ,[4.26849, 3.05717], 'k')
  plot([8.37177,9.81104] ,[4.26849, 4.10545], 'k')
  plot([8.37177,7.82725] ,[4.26849, 2.54398], 'k')
  plot([8.37177,6.37911] ,[4.26849, 3.6762], 'k')
  plot([8.37177,6.12859] ,[4.26849, 3.23495], 'k')
  plot([8.37177,8.14909] ,[4.26849, 1.7488], 'k')
  plot([8.37177,7.83018] ,[4.26849, 1.78828], 'k')
  plot([0.498185,0.266117] ,[2.99169, 2.63628], 'k')
  plot([0.498185,1.17769] ,[2.99169, 3.38796], 'k')
  plot([0.498185,1.15978] ,[2.99169, 2.37304], 'k')
  plot([0.498185,1.47873] ,[2.99169, 3.01133], 'k')
  plot([0.498185,0.952705] ,[2.99169, 2.1135], 'k')
  plot([0.498185,1.58043] ,[2.99169, 2.26517], 'k')
  plot([0.498185,1.89757] ,[2.99169, 2.49159], 'k')
  plot([0.498185,2.04997] ,[2.99169, 3.79209], 'k')
  plot([0.498185,1.85767] ,[2.99169, 1.83295], 'k')
  plot([0.498185,1.67379] ,[2.99169, 1.43499], 'k')
  plot([1.32615,1.37783] ,[8.52472, 7.24185], 'k')
  plot([1.32615,0.710404] ,[8.52472, 9.75461], 'k')
  plot([1.32615,2.62803] ,[8.52472, 9.25467], 'k')
  plot([1.32615,0.756623] ,[8.52472, 6.5601], 'k')
  plot([1.32615,3.40617] ,[8.52472, 7.46825], 'k')
  plot([1.32615,3.77806] ,[8.52472, 7.90915], 'k')
  plot([1.32615,3.70735] ,[8.52472, 9.51207], 'k')
  plot([1.32615,0.0586756] ,[8.52472, 6.16048], 'k')
  plot([1.32615,1.07549] ,[8.52472, 5.83503], 'k')
  plot([1.32615,3.93999] ,[8.52472, 9.49188], 'k')
  plot([4.96947,4.80943] ,[1.85647, 2.15155], 'k')
  plot([4.96947,4.84209] ,[1.85647, 1.01921], 'k')
  plot([4.96947,5.06888] ,[1.85647, 2.71391], 'k')
  plot([4.96947,5.58474] ,[1.85647, 2.65417], 'k')
  plot([4.96947,4.85514] ,[1.85647, 0.379508], 'k')
  plot([4.96947,5.73871] ,[1.85647, 0.466413], 'k')
  plot([4.96947,3.36241] ,[1.85647, 2.06596], 'k')
  plot([4.96947,3.74015] ,[1.85647, 0.683031], 'k')
  plot([4.96947,6.12859] ,[1.85647, 3.23495], 'k')
  plot([4.96947,3.71575] ,[1.85647, 0.557412], 'k')
  plot([1.67105,1.43187] ,[5.33509, 5.40067], 'k')
  plot([1.67105,1.07549] ,[5.33509, 5.83503], 'k')
  plot([1.67105,0.756623] ,[5.33509, 6.5601], 'k')
  plot([1.67105,0.0586756] ,[5.33509, 6.16048], 'k')
  plot([1.67105,1.37783] ,[5.33509, 7.24185], 'k')
  plot([1.67105,3.6012] ,[5.33509, 5.30454], 'k')
  plot([6.91656,6.22638] ,[6.63101, 6.84583], 'k')
  plot([6.91656,6.11219] ,[6.63101, 7.58866], 'k')
  plot([6.91656,6.50609] ,[6.63101, 7.93508], 'k')
  plot([6.91656,5.57726] ,[6.63101, 6.93349], 'k')
  plot([6.91656,8.41539] ,[6.63101, 7.40113], 'k')
  plot([6.91656,5.34761] ,[6.63101, 7.31879], 'k')
  plot([6.91656,6.66796] ,[6.63101, 8.40639], 'k')
  plot([6.91656,5.85996] ,[6.63101, 8.29949], 'k')
  plot([6.91656,7.94302] ,[6.63101, 8.33951], 'k')
  plot([6.91656,6.19614] ,[6.63101, 8.53574], 'k')
  plot([7.46319,7.5685] ,[3.8694, 3.72157], 'k')
  plot([7.46319,7.91474] ,[3.8694, 3.05717], 'k')
  plot([7.46319,8.37177] ,[3.8694, 4.26849], 'k')
  plot([7.46319,6.37911] ,[3.8694, 3.6762], 'k')
  plot([7.46319,8.3831] ,[3.8694, 4.74596], 'k')
  plot([7.46319,8.69122] ,[3.8694, 3.27027], 'k')
  plot([7.46319,7.82725] ,[3.8694, 2.54398], 'k')
  plot([7.46319,6.12859] ,[3.8694, 3.23495], 'k')
  plot([7.46319,7.83018] ,[3.8694, 1.78828], 'k')
  plot([7.46319,8.14909] ,[3.8694, 1.7488], 'k')
  plot([2.94543,2.60508] ,[3.83733, 3.53668], 'k')
  plot([2.94543,2.04997] ,[3.83733, 3.79209], 'k')
  plot([2.94543,2.71508] ,[3.83733, 2.2745], 'k')
  plot([2.94543,1.47873] ,[3.83733, 3.01133], 'k')
  plot([2.94543,1.89757] ,[3.83733, 2.49159], 'k')
  plot([2.94543,3.36241] ,[3.83733, 2.06596], 'k')
  plot([2.94543,1.17769] ,[3.83733, 3.38796], 'k')
  plot([2.94543,1.58043] ,[3.83733, 2.26517], 'k')
  plot([3.95207,3.36241] ,[2.37485, 2.06596], 'k')
  plot([3.95207,4.80943] ,[2.37485, 2.15155], 'k')
  plot([3.95207,4.96947] ,[2.37485, 1.85647], 'k')
  plot([3.95207,5.06888] ,[2.37485, 2.71391], 'k')
  plot([3.95207,2.71508] ,[2.37485, 2.2745], 'k')
  plot([3.95207,4.84209] ,[2.37485, 1.01921], 'k')
  plot([3.95207,5.58474] ,[2.37485, 2.65417], 'k')
  plot([3.95207,2.7287] ,[2.37485, 1.22836], 'k')
  plot([3.95207,3.74015] ,[2.37485, 0.683031], 'k')
  plot([3.95207,2.94543] ,[2.37485, 3.83733], 'k')
  plot([4.1344,3.89223] ,[6.89093, 6.76005], 'k')
  plot([4.1344,4.40398] ,[6.89093, 7.72425], 'k')
  plot([4.1344,3.40617] ,[6.89093, 7.46825], 'k')
  plot([4.1344,4.42838] ,[6.89093, 7.85088], 'k')
  plot([4.1344,3.77806] ,[6.89093, 7.90915], 'k')
  plot([4.1344,5.34761] ,[6.89093, 7.31879], 'k')
  plot([4.1344,5.57726] ,[6.89093, 6.93349], 'k')
  plot([4.1344,3.6012] ,[6.89093, 5.30454], 'k')
  plot([4.1344,6.22638] ,[6.89093, 6.84583], 'k')
  plot([4.1344,6.11219] ,[6.89093, 7.58866], 'k')
  plot([5.86546,5.73871] ,[0.773212, 0.466413], 'k')
  plot([5.86546,6.68181] ,[0.773212, 1.22608], 'k')
  plot([5.86546,4.84209] ,[0.773212, 1.01921], 'k')
  plot([5.86546,4.85514] ,[0.773212, 0.379508], 'k')
  plot([5.86546,6.81928] ,[0.773212, 1.72298], 'k')
  plot([5.86546,4.96947] ,[0.773212, 1.85647], 'k')
  plot([5.86546,4.80943] ,[0.773212, 2.15155], 'k')
  plot([5.86546,5.58474] ,[0.773212, 2.65417], 'k')
  plot([5.86546,5.06888] ,[0.773212, 2.71391], 'k')
  plot([5.86546,7.89619] ,[0.773212, 1.3285], 'k')
  plot([5.36629,4.84209] ,[1.26233, 1.01921], 'k')
  plot([5.36629,5.86546] ,[1.26233, 0.773212], 'k')
  plot([5.36629,4.96947] ,[1.26233, 1.85647], 'k')
  plot([5.36629,5.73871] ,[1.26233, 0.466413], 'k')
  plot([5.36629,4.85514] ,[1.26233, 0.379508], 'k')
  plot([5.36629,4.80943] ,[1.26233, 2.15155], 'k')
  plot([5.36629,6.68181] ,[1.26233, 1.22608], 'k')
  plot([5.36629,5.58474] ,[1.26233, 2.65417], 'k')
  plot([5.36629,5.06888] ,[1.26233, 2.71391], 'k')
  plot([5.36629,6.81928] ,[1.26233, 1.72298], 'k')
  plot([5.91533,5.66603] ,[9.028, 9.00379], 'k')
  plot([5.91533,6.19614] ,[9.028, 8.53574], 'k')
  plot([5.91533,5.6744] ,[9.028, 9.69772], 'k')
  plot([5.91533,6.40802] ,[9.028, 9.56733], 'k')
  plot([5.91533,5.85996] ,[9.028, 8.29949], 'k')
  plot([5.91533,6.78698] ,[9.028, 8.77699], 'k')
  plot([5.91533,6.66796] ,[9.028, 8.40639], 'k')
  plot([5.91533,5.1764] ,[9.028, 9.82774], 'k')
  plot([5.91533,6.95839] ,[9.028, 9.59981], 'k')
  plot([5.91533,6.50609] ,[9.028, 7.93508], 'k')
  plot([3.52591,3.71575] ,[0.0358488, 0.557412], 'k')
  plot([3.52591,3.74015] ,[0.0358488, 0.683031], 'k')
  plot([3.52591,4.85514] ,[0.0358488, 0.379508], 'k')
  plot([3.52591,2.49545] ,[0.0358488, 0.990529], 'k')
  plot([3.52591,2.7287] ,[0.0358488, 1.22836], 'k')
  plot([3.52591,4.84209] ,[0.0358488, 1.01921], 'k')
  plot([3.52591,2.0635] ,[0.0358488, 1.18897], 'k')
  plot([3.52591,3.36241] ,[0.0358488, 2.06596], 'k')
  plot([3.52591,5.36629] ,[0.0358488, 1.26233], 'k')
  plot([3.52591,5.73871] ,[0.0358488, 0.466413], 'k')
  plot([2.51069,3.40617] ,[7.15887, 7.46825], 'k')
  plot([2.51069,1.37783] ,[7.15887, 7.24185], 'k')
  plot([2.51069,3.89223] ,[7.15887, 6.76005], 'k')
  plot([2.51069,3.77806] ,[7.15887, 7.90915], 'k')
  plot([2.51069,4.1344] ,[7.15887, 6.89093], 'k')
  plot([2.51069,1.32615] ,[7.15887, 8.52472], 'k')
  plot([2.51069,0.756623] ,[7.15887, 6.5601], 'k')
  plot([2.51069,1.07549] ,[7.15887, 5.83503], 'k')
  plot([2.51069,4.40398] ,[7.15887, 7.72425], 'k')
  plot([2.51069,1.67105] ,[7.15887, 5.33509], 'k')
  plot([9.04759,8.69122] ,[2.81109, 3.27027], 'k')
  plot([9.04759,9.38965] ,[2.81109, 1.84954], 'k')
  plot([9.04759,7.91474] ,[2.81109, 3.05717], 'k')
  plot([9.04759,7.82725] ,[2.81109, 2.54398], 'k')
  plot([9.04759,8.79881] ,[2.81109, 1.56102], 'k')
  plot([9.04759,8.14909] ,[2.81109, 1.7488], 'k')
  plot([9.04759,9.81104] ,[2.81109, 4.10545], 'k')
  plot([9.04759,7.83018] ,[2.81109, 1.78828], 'k')
  plot([9.04759,8.37177] ,[2.81109, 4.26849], 'k')
  plot([9.04759,7.5685] ,[2.81109, 3.72157], 'k')
end
plot([1, 0.329075], [1, 0.768603], 'r', 'LineWidth', 2)
plot([0.329075, 1], [0.768603, 1], 'r', 'LineWidth', 2)
text(1, 1,'S','FontSize',12)
text(1, 1,'G','FontSize',12)
hold off
title('Number of nodes is 100 and K (number of edge attempts) is 10')
axis equal
